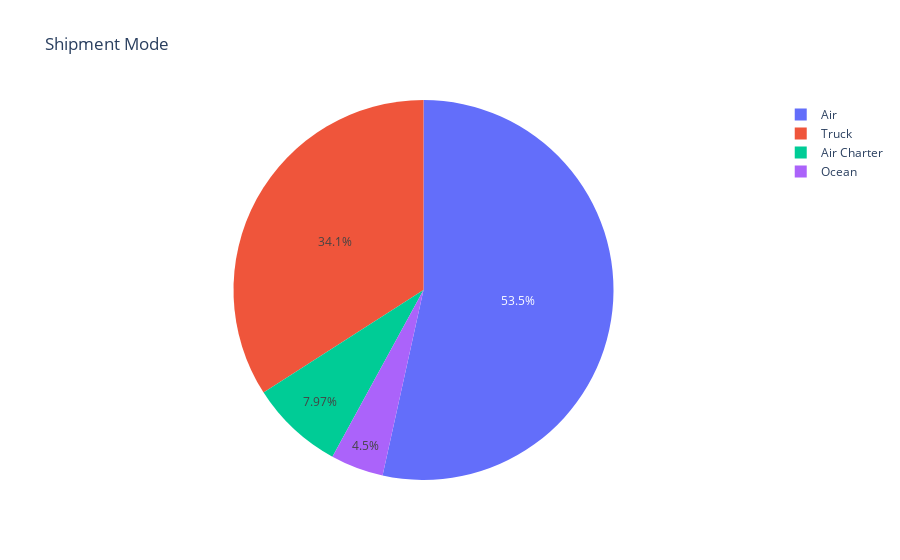

This figure's notebook cell:
### Markdown cell above
# Shipment Mode percentage wise Pie Chart

### Code cell
ShippingMode = df["Shipment Mode"].value_counts()
labels = (np.array(ShippingMode.index))
sizes = (np.array((ShippingMode / ShippingMode.sum())*100))

trace = go.Pie(labels=labels, values=sizes)
layout = go.Layout(title="Shipment Mode")
dat = [trace]
fig = go.Figure(data=dat, layout=layout)
py.iplot(fig, filename="Shipment Mode")

### Figure 1 — Plotly figure (JSON) as saved in the notebook; plotly's stock layout.template omitted (floating-point values rounded to 4 significant figures)
{"data": [{"labels": ["Air", "Truck", "Air Charter", "Ocean"], "type": "pie", "values": [53.46, 34.08, 7.968, 4.499]}], "layout": {"title": {"text": "Shipment Mode"}}}
